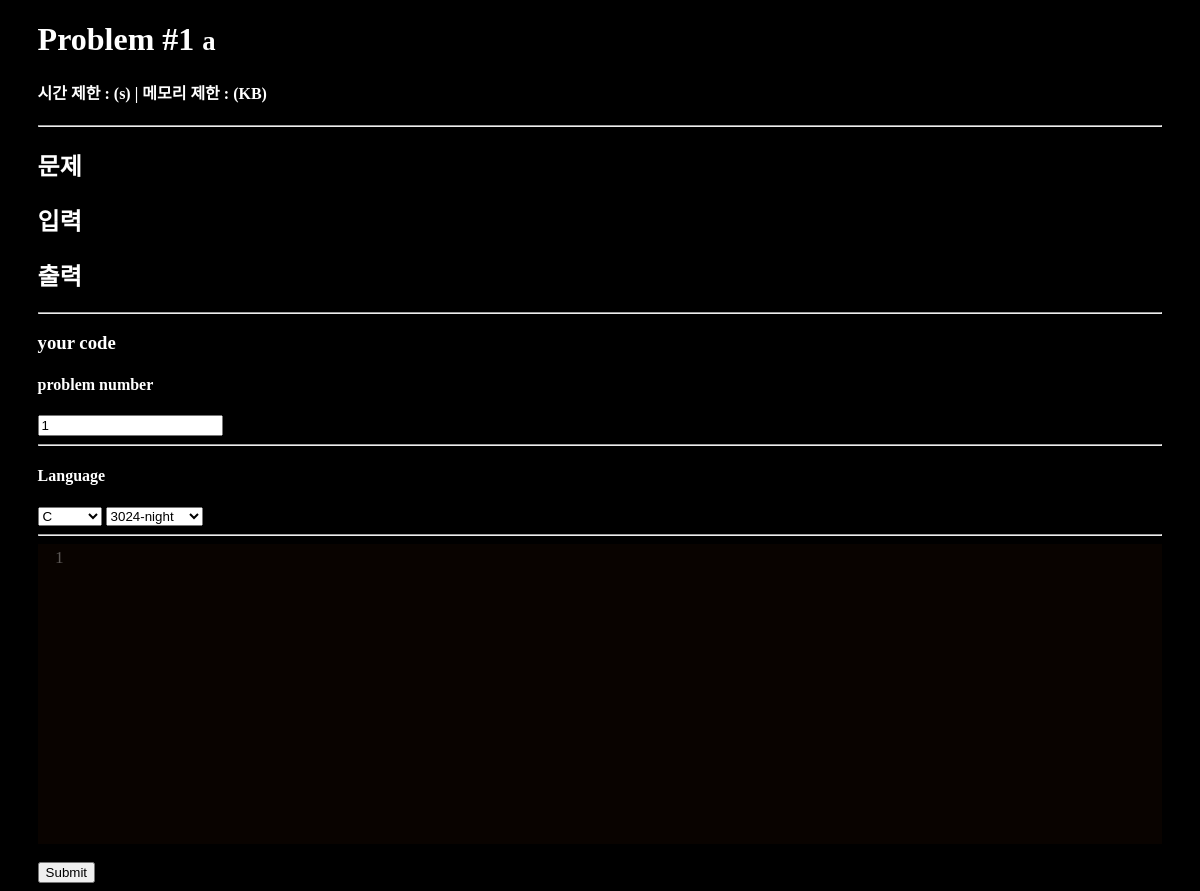
The app's page /problem/1, older data.
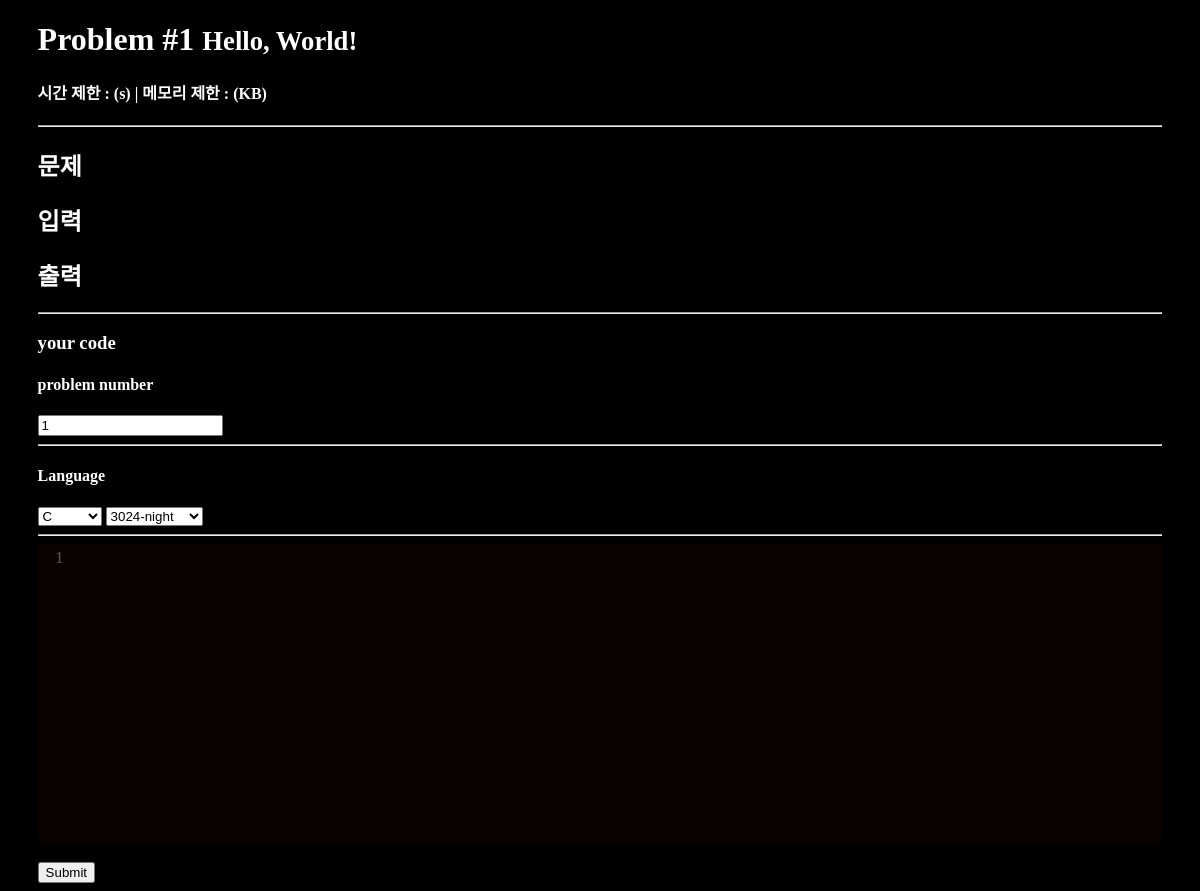
The same page, newer data.
### tables this page shows
CREATE TABLE problem (
  problem_num integer primary key autoincrement, 
  problem_name string not null,
  problem_correct integer,
  problem_text string not null
);

### GPSR.py (the view)
@app.route('/problem/<problem_num>', methods=['GET', 'POST'])
def problem_view(problem_num):
    problem = query_db('select * from problem where problem_num is ?', [problem_num])
    return render_template('/problem/problem_view.html', problem=problem)

### GPSR.py (called while the page is built)
def connect_db():
    return sqlite3.connect(app.config['DATABASE'])

def query_db(query, args=(), one=False):
    cur = g.db.execute(query, args)
    rv = [dict((cur.description[idx][0], value)
               for idx, value in enumerate(row)) for row in cur.fetchall()]
    return (rv[0] if rv else None) if one else rv

@app.before_request
def before_request():
    g.db = connect_db()
    g.user = None
    if 'user_num' in session:
        g.user = query_db('select * from user where user_num = ?',
                          [session['user_num']], one=True)

@app.teardown_request
def teardown_request(exception):
    if hasattr(g, 'db'):
        g.db.close()

### templates/problem/problem_view.html (shortened to what this page needs)
<!doctype html>
<link rel=stylesheet type=text/css href="{{ url_for('static', filename='style.css') }}">
<html>
    <head>
		<link rel="stylesheet" href="/static/codemirror/lib/codemirror.css" />
		<link rel="stylesheet" href="/static/codemirror/theme/ambiance.css" />
		<link rel="stylesheet" href="/static/codemirror/theme/base16-dark.css" />
		<link rel="stylesheet" href="/static/codemirror/theme/base16-light.css" />
		<link rel="stylesheet" href="/static/codemirror/theme/blackboard.css" />
		<link rel="stylesheet" href="/static/codemirror/theme/abcdef.css" />
		<link rel="stylesheet" href="/static/codemirror/theme/night.css" />
		<link rel="stylesheet" href="/static/codemirror/theme/3024-night.css" />
		<link rel="stylesheet" href="/static/codemirror/theme/vibrant-ink.css" />
    </head>
    <body>
        <div class=problem>
            <div class=problem_content>
	            {% if problem %}
	            <h1>Problem #{{problem[0].problem_num}} <small>{{problem[0].problem_name}}</small> </h1>
	            <h4>시간 제한 : {{problem[0].problem_timelimit}}(s) | 메모리 제한 : {{problem[0].problem_datalimit}}(KB)</h4>
	            <hr>
	            <h2>문제</h2>
	            <h2>입력</h2>
	            <h2>출력</h2>
	            <hr>
	            <form action="/problem/compile" method="post">
	                <h3>your code</h3>
	                <h4>problem number</h4>
	                <input type="number" name="answer_problem_num" size="13" value="{{problem[0].problem_num}}" readonly>
	                <hr>
	                <h4>Language</h4>
	                <select name="language" class="language-select">
	                    <option value="C" data-mime="text/x-csrc" selected = "selected">C</option>
					</select>
					<select name="theme" class="theme-select">
						<option data-mime="3024-night">3024-night</option>
					</select>
	                <hr>
	                <br/>
	                <button type="submit">Submit</button>
	            </form>
	            {% else %}
	            <h3>There is no problem</h3>
	            {% endif %}
            </div>
        </div>
    </body>
</html>

Row changes from the older to the newer data that the page shows:
changed problem id 1: problem_name "a" → "Hello, World!"
